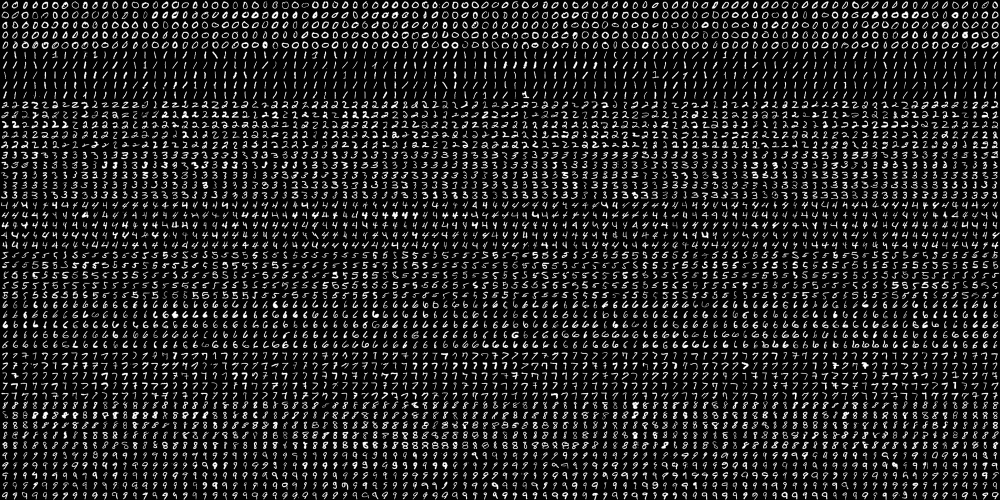
#> input picture ch15/digits.png, 2000 x 1000 px (shown at 1/2 size)
$ python 4.svmdigits.py
#> lines starting #> are read from the running program, lines starting #| are printed output that depends on the picture
import sys
import numpy as np
import cv2


oldx, oldy = -1, -1


def on_mouse(event, x, y, flags, _):
    global oldx, oldy

    if event == cv2.EVENT_LBUTTONDOWN:
        oldx, oldy = x, y

    elif event == cv2.EVENT_LBUTTONUP:
        oldx, oldy = -1, -1

    elif event == cv2.EVENT_MOUSEMOVE:
        if flags & cv2.EVENT_FLAG_LBUTTON:
            cv2.line(img, (oldx, oldy), (x, y), (255, 255, 255), 40, cv2.LINE_AA)
            oldx, oldy = x, y
            cv2.imshow('img', img)


# Generate training samples and labels

digits = cv2.imread('digits.png', cv2.IMREAD_GRAYSCALE)
#> digits is the input picture: shape (1000, 2000); min 0, max 255, mean 33.8

if digits is None:
    print('Image load failed!')
    sys.exit()

h, w = digits.shape[:2]
#> h = 1000; w = 2000
hog = cv2.HOGDescriptor((20, 20), (10, 10), (5, 5), (5, 5), 9)
# 20×20 영상에서 5×5 셀과 10×10 크기의 블록을 사용, 각 셀마다 아홉 개의 그래디언트 방향 히스토그램

cells = [np.hsplit(row, w//20) for row in np.vsplit(digits, h//20)]
#> cells = 50 items
cells = np.array(cells)
cells = cells.reshape(-1, 20, 20)

desc = []
for img in cells:
    dd = hog.compute(img)
    desc.append(dd)
#> after the loop, desc = 5000 items

train_desc = np.array(desc).squeeze().astype(np.float32)
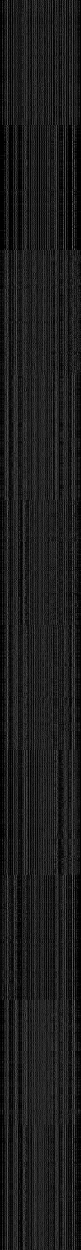
#> train_desc: shape (5000, 324) float32 (shown at 1/4 size); min 0, max 0.995, mean 0.111
train_labels = np.repeat(np.arange(10), len(train_desc)/10)
#> train_labels = 5000 values from 0 to 9

# Training SVM

svm = cv2.ml.SVM_create()
svm.setType(cv2.ml.SVM_C_SVC)
svm.setKernel(cv2.ml.SVM_RBF)
svm.setC(2.5)   # C와 Gamma 파라미터 값은 사실 svm.trainAuto() 함수를 이용하여 구한 값임
svm.setGamma(0.50625)
svm.train(train_desc, cv2.ml.ROW_SAMPLE, train_labels)

# Tests

img = np.zeros((400, 400), np.uint8)

cv2.imshow('img', img)
cv2.setMouseCallback('img', on_mouse)

while True:
    c = cv2.waitKey()
#> (key Esc is pressed here)

    if c == 27:
        break
    elif c == ord(' '):
        img_resize = cv2.resize(img, (20, 20), interpolation=cv2.INTER_AREA)

        desc = hog.compute(img_resize)
        test_desc = np.array(desc).astype(np.float32)

        _, res = svm.predict(test_desc.T)
        print(int(res[0, 0]))

        img.fill(0)
        cv2.imshow('img', img)

cv2.destroyAllWindows()
